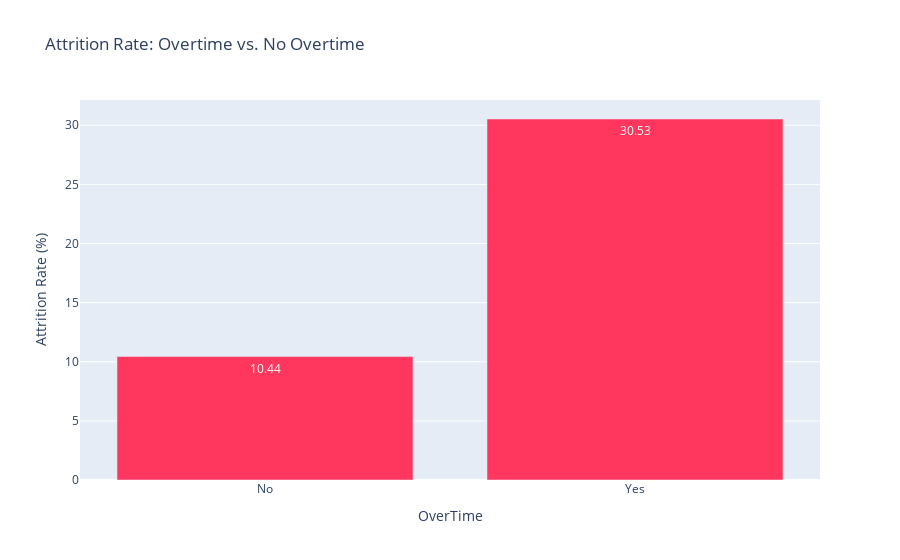

The code cell stored with this chart in its notebook:
### Markdown cell above
#### Q8: Is there a burnout problem? Are overworked employees more likely to leave?

### Code cell
overtime_df = sql_query("""
    SELECT
        OverTime,
        COUNT(CASE WHEN Attrition = 'Yes' THEN 1 END) * 100.0 / COUNT(EmployeeID) as AttritionRate
    FROM employees
    GROUP BY OverTime
""")

fig = px.bar(overtime_df,
             x='OverTime',
             y='AttritionRate',
             title='Attrition Rate: Overtime vs. No Overtime',
             text_auto='.2f',
             labels={'AttritionRate': 'Attrition Rate (%)'},
             color_discrete_sequence=['#FF375E'])
fig.show()

### Figure 1 — Plotly figure (JSON) as saved in the notebook; plotly's stock layout.template omitted (floating-point values rounded to 4 significant figures)
{"data": [{"hovertemplate": "OverTime=%{x}<br>Attrition Rate (%)=%{y}<extra></extra>", "legendgroup": "", "marker": {"color": "#FF375E", "pattern": {"shape": ""}}, "name": "", "orientation": "v", "showlegend": false, "textposition": "auto", "texttemplate": "%{y:.2f}", "type": "bar", "x": ["No", "Yes"], "xaxis": "x", "y": [10.44, 30.53], "yaxis": "y"}], "layout": {"barmode": "relative", "legend": {"tracegroupgap": 0}, "title": {"text": "Attrition Rate: Overtime vs. No Overtime"}, "xaxis": {"anchor": "y", "domain": [0, 1], "title": {"text": "OverTime"}}, "yaxis": {"anchor": "x", "domain": [0, 1], "title": {"text": "Attrition Rate (%)"}}}}
